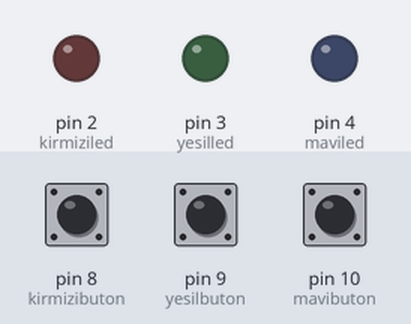
A sketch run on a simulated Arduino Uno, built with avr-gcc and run on an emulated ATmega328P. Parts: output pins drawn as LEDs (lit = HIGH). The test bench sets the inputs (shaded band); at power-on: pin 8 (kirmizibuton) LOW, pin 9 (yesilbuton) LOW, pin 10 (mavibuton) LOW.

Above: at 1.2 s.
1.3 s: pin 8 (kirmizibuton) pulled HIGH for 0.15 s
At 1.37 s:
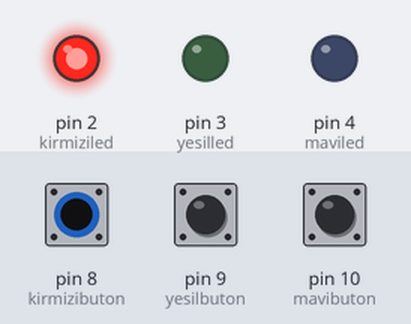
2.9 s: pin 9 (yesilbuton) pulled HIGH for 0.15 s
At 2.97 s:
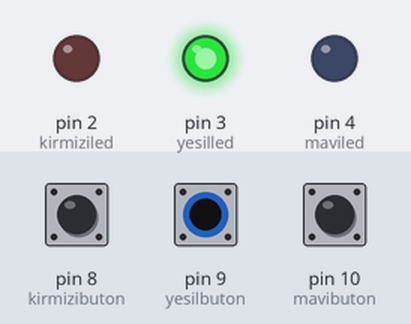
4.5 s: pin 10 (mavibuton) pulled HIGH for 0.15 s
At 4.57 s:
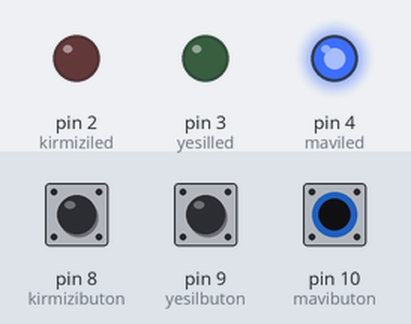
6.1 s: pin 10 (mavibuton) pulled HIGH for 3.2 s
At 9.9 s:
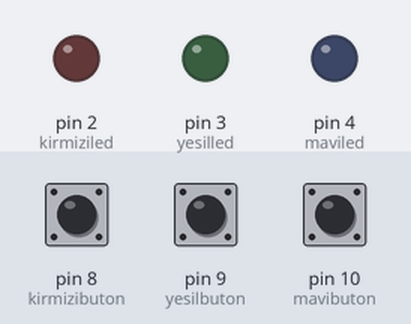
10.8 s: pin 8 (kirmizibuton) pulled HIGH for 3.2 s
At 11.1 s:
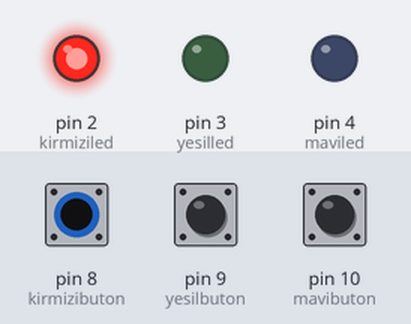
Timing chart, 0 to 15.5 s (numbered marks = the images above; inputs shaded):
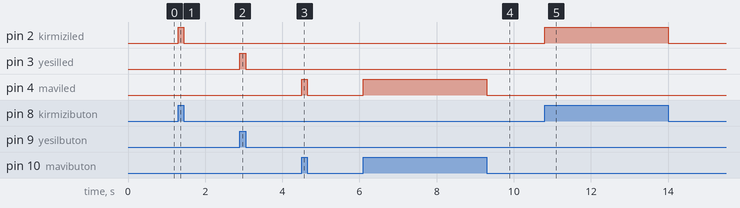

Measured:
- after the input at 1.3 s, pin 2 (kirmiziled): LOW → HIGH at once, → LOW 0.15 s later
- after the input at 2.9 s, pin 3 (yesilled): LOW → HIGH at once, → LOW 0.15 s later
- after the input at 4.5 s, pin 4 (maviled): LOW → HIGH at once, → LOW 0.15 s later
- after the input at 6.1 s, pin 4 (maviled): LOW → HIGH at once, → LOW 3.2 s later
- after the input at 10.8 s, pin 2 (kirmiziled): LOW → HIGH at once, → LOW 3.2 s later

The sketch:

buttton_ile_rgb_led_kullan_m_.ino
```cpp
// BUTTON İLE  RGB Led Kontrol Programı
int kirmiziled = 2;
int yesilled =3;
int maviled =4;

int kirmizibuton = 8;
int yesilbuton = 9;
int mavibuton = 10;

int buton1 = 0;
int buton2 = 0;
int buton3 = 0;

void setup()
{
pinMode(kirmiziled, OUTPUT);
pinMode(yesilled, OUTPUT);
pinMode(maviled, OUTPUT);

pinMode(kirmizibuton, INPUT);
pinMode(yesilbuton, INPUT);
pinMode(mavibuton, INPUT);
}
void loop()
{
int buton1 = digitalRead(kirmizibuton);
int buton2 = digitalRead(yesilbuton);
int buton3 = digitalRead(mavibuton);

if (buton1==HIGH)
{
digitalWrite(kirmiziled,HIGH);
digitalWrite(yesilled, LOW);
digitalWrite(maviled, LOW);
}
else if (buton2==HIGH)
{
digitalWrite(yesilled,HIGH);
digitalWrite(kirmiziled, LOW);
digitalWrite(maviled, LOW);
}
else if (buton3==HIGH)
{
digitalWrite(maviled,HIGH);
digitalWrite(kirmiziled, LOW);
digitalWrite(yesilled, LOW);
}
else
{
digitalWrite(kirmiziled, LOW);
digitalWrite(yesilled, LOW);
digitalWrite(maviled, LOW);
}
}
```
